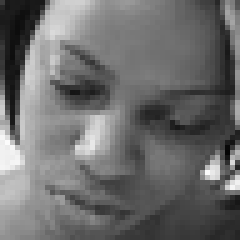
#> input picture Lab 3/sad.jpg, 48 x 48 px (shown 5 times larger)
$ python lab3_bonus_empty.py
#> lines starting #> are read from the running program, lines starting #| are printed output that depends on the picture
import numpy as np
import cv2

def MaxPool(x, size):
    pass

def ReLU(x):
    pass

if __name__ == '__main__':
    batch_size = 4

    # 1 read image
    # (Batch_size, Height, Width, Channels)
    input_image = np.array([cv2.imread('sad.jpg'),
                        cv2.imread('sad1.jpg'),
                        cv2.imread('sad2.jpg'),
                        cv2.imread('sad3.jpg')])
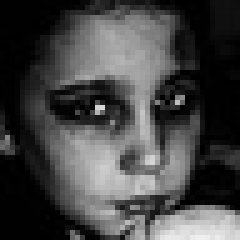
#> input picture Lab 3/img/sad1.jpg, 48 x 48 px, found by its file name (shown 5 times larger)
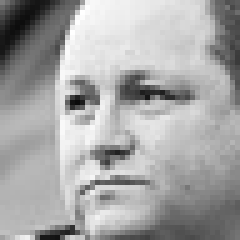
#> input picture Lab 3/img/sad2.jpg, 48 x 48 px, found by its file name (shown 5 times larger)
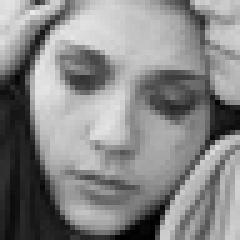
#> input picture Lab 3/img/sad3.jpg, 48 x 48 px, found by its file name (shown 5 times larger)
    print(input_image.shape)
#| (4, 48, 48, 3)

    # 2 load weights from local
#> (the run stopped early here; a loop or call above may not have finished)
